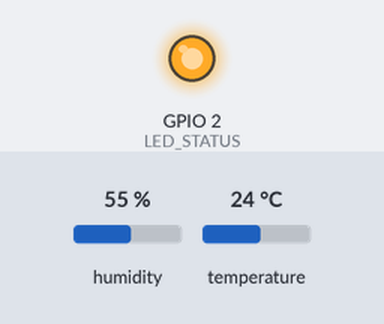
This sketch was run on a simulated ESP32. Parts: output pins drawn as LEDs (lit = HIGH). Inputs (shaded band) come from the test bench; at power-on: humidity 55 %, temperature 24 °C. WiFi joins after 1.5 s; servers stay silent unless stated; uploads are accepted with an empty reply; what the sketch prints to the serial monitor is not drawn.

Above: at 2.9 s.
3.0 s: humidity set to 88 %
At 15.32 s:
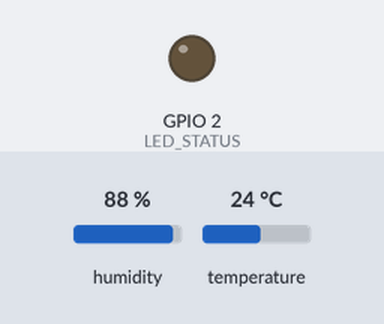
22.9 s: temperature set to 12 °C
Timing chart, 0 to 46.9 s (numbered marks = the images above; inputs shaded):
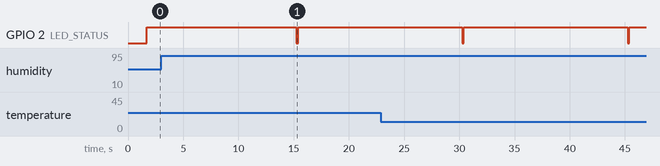

The sketch:

esp32_dht11.ino
```cpp
/*
  =========================================
  Smart Monitoring System - ESP32 + DHT11
  Kirim data ke Render.com via HTTPS POST
  =========================================
  Wiring:
    DHT11 VCC  --> 3.3V ESP32
    DHT11 GND  --> GND ESP32
    DHT11 DATA --> GPIO4 ESP32

  Library Arduino IDE yang dibutuhkan:
    1. DHT sensor library  (by Adafruit)
    2. Adafruit Unified Sensor (by Adafruit) -- dependensi DHT
    3. ArduinoJson          (by Benoit Blanchon)
    ESP32 board package sudah include WiFi, HTTPClient, WiFiClientSecure
*/

#include <WiFi.h>
#include <HTTPClient.h>
#include <WiFiClientSecure.h>   // WAJIB untuk HTTPS Render
#include <DHT.h>
#include <ArduinoJson.h>

// ===================================================
//   KONFIGURASI — EDIT BAGIAN INI SEBELUM UPLOAD
// ===================================================

// WiFi
const char* WIFI_SSID     = "NAMA_WIFI_KAMU";    // ← Ganti
const char* WIFI_PASSWORD = "PASSWORD_WIFI";      // ← Ganti

// URL Render — ganti setelah deploy berhasil
// Format: https://NAMA-PROJECT.onrender.com/api/data
const char* SERVER_URL = "https://NAMA-PROJECT.onrender.com/api/data";

// ID perangkat (boleh diganti)
const String DEVICE_ID = "ESP32-DHT11-001";

// Threshold Alert
const float TEMP_HIGH = 35.0;   // °C batas atas
const float TEMP_LOW  = 15.0;   // °C batas bawah
const float HUM_HIGH  = 80.0;   // % batas atas
const float HUM_LOW   = 20.0;   // % batas bawah

// Interval kirim data (ms). 15000 = 15 detik
// Jangan terlalu cepat agar tidak membebani Render free tier
const unsigned long SEND_INTERVAL = 15000;

// ===================================================

#define DHTPIN  4
#define DHTTYPE DHT11
DHT dht(DHTPIN, DHTTYPE);

#define LED_STATUS 2

unsigned long lastSendTime = 0;
int failCount = 0;

// ===== SETUP =====
void setup() {
  Serial.begin(115200);
  delay(200);

  pinMode(LED_STATUS, OUTPUT);
  digitalWrite(LED_STATUS, LOW);

  Serial.println("\n============================================");
  Serial.println("  Smart Monitoring System - Render Mode   ");
  Serial.println("============================================");
  Serial.println("[Target] " + String(SERVER_URL));

  dht.begin();
  Serial.println("[DHT11] Sensor aktif di GPIO " + String(DHTPIN));

  connectWiFi();
}

// ===== LOOP UTAMA =====
void loop() {
  // Reconnect WiFi jika terputus
  if (WiFi.status() != WL_CONNECTED) {
    Serial.println("[WiFi] Koneksi terputus, mencoba reconnect...");
    digitalWrite(LED_STATUS, LOW);
    connectWiFi();
    return;
  }

  unsigned long now = millis();
  if (now - lastSendTime >= SEND_INTERVAL) {
    lastSendTime = now;

    // Baca sensor dengan retry
    float temperature = NAN, humidity = NAN;
    for (int attempt = 0; attempt < 3 && (isnan(temperature) || isnan(humidity)); attempt++) {
      temperature = dht.readTemperature();
      humidity    = dht.readHumidity();
      if (isnan(temperature) || isnan(humidity)) delay(2000);
    }

    if (isnan(temperature) || isnan(humidity)) {
      Serial.println("[DHT11] ERROR: Gagal baca sensor setelah 3 percobaan!");
      Serial.println("[DHT11] Cek: wiring, pull-up resistor 10kΩ, coba GPIO lain");
      blinkLED(3, 200);
      return;
    }

    float heatIndex = dht.computeHeatIndex(temperature, humidity, false);
    String status   = determineStatus(temperature, humidity);
    String alert    = determineAlert(temperature, humidity);

    // Tampilkan di Serial Monitor
    Serial.println("\n--- Pembacaan Sensor ---");
    Serial.printf("Suhu       : %.1f C\n",  temperature);
    Serial.printf("Kelembaban : %.1f %%\n", humidity);
    Serial.printf("Heat Index : %.1f C\n",  heatIndex);
    Serial.printf("Status     : %s\n",      status.c_str());
    Serial.printf("Uptime     : %lu detik\n", millis() / 1000);
    if (alert != "none") {
      Serial.println("*** ALERT: " + alert + " ***");
    }
    Serial.println("------------------------");

    // Kirim ke Render
    sendDataToServer(temperature, humidity, heatIndex, status, alert);
  }
}

// ===== KONEKSI WiFi =====
void connectWiFi() {
  Serial.print("[WiFi] Menghubungkan ke: ");
  Serial.println(WIFI_SSID);

  WiFi.mode(WIFI_STA);
  WiFi.begin(WIFI_SSID, WIFI_PASSWORD);

  int attempts = 0;
  while (WiFi.status() != WL_CONNECTED && attempts < 40) {
    delay(500);
    Serial.print(".");
    attempts++;
    if (attempts % 20 == 0) {
      Serial.println("\n[WiFi] Mencoba ulang...");
      WiFi.disconnect();
      delay(1000);
      WiFi.begin(WIFI_SSID, WIFI_PASSWORD);
    }
  }

  if (WiFi.status() == WL_CONNECTED) {
    digitalWrite(LED_STATUS, HIGH);
    Serial.println("\n[WiFi] TERHUBUNG!");
    Serial.println("[WiFi] IP     : " + WiFi.localIP().toString());
    Serial.printf("[WiFi] RSSI   : %d dBm\n", WiFi.RSSI());
    failCount = 0;
  } else {
    Serial.println("\n[WiFi] GAGAL terhubung.");
    Serial.println("[WiFi] Pastikan SSID dan password benar.");
    Serial.println("[WiFi] Pastikan ESP32 dalam jangkauan WiFi.");
    blinkLED(5, 300);
    delay(5000); // Tunggu 5 detik sebelum retry
  }
}

// ===== KIRIM DATA KE RENDER (HTTPS) =====
void sendDataToServer(float temp, float hum, float heatIdx,
                      String status, String alert) {
  if (WiFi.status() != WL_CONNECTED) return;

  // WiFiClientSecure untuk HTTPS
  WiFiClientSecure client;
  client.setInsecure(); // Skip verifikasi SSL cert — OK untuk tugas/demo
                        // Untuk produksi: gunakan client.setCACert(cert)

  HTTPClient http;
  if (!http.begin(client, SERVER_URL)) {
    Serial.println("[HTTPS] Gagal inisialisasi koneksi");
    return;
  }

  http.addHeader("Content-Type", "application/json");
  http.setTimeout(15000); // 15 detik — Render kadang butuh waktu bangun dari sleep

  // JSON payload
  StaticJsonDocument<300> doc;
  doc["device_id"]   = DEVICE_ID;
  doc["temperature"] = round(temp    * 10) / 10.0;
  doc["humidity"]    = round(hum     * 10) / 10.0;
  doc["heat_index"]  = round(heatIdx * 10) / 10.0;
  doc["status"]      = status;
  doc["alert"]       = alert;
  doc["wifi_rssi"]   = WiFi.RSSI();
  doc["uptime"]      = (unsigned long)(millis() / 1000);

  String jsonBody;
  serializeJson(doc, jsonBody);
  Serial.println("[Payload] " + jsonBody);

  Serial.print("[HTTPS] Mengirim ke Render... ");
  int httpCode = http.POST(jsonBody);

  if (httpCode > 0) {
    if (httpCode == 200 || httpCode == 201) {
      Serial.printf("SUKSES (HTTP %d)\n", httpCode);
      Serial.println("[Response] " + http.getString());
      blinkLED(1, 150);
      failCount = 0;
    } else {
      Serial.printf("SERVER ERROR: HTTP %d\n", httpCode);
      Serial.println("[Response] " + http.getString());
      failCount++;
    }
  } else {
    // httpCode negatif = koneksi gagal sebelum sampai server
    Serial.printf("KONEKSI GAGAL: %s\n", http.errorToString(httpCode).c_str());
    Serial.println("[Hint] Kemungkinan server Render sedang sleep (~30 detik)");
    Serial.println("[Hint] Coba lagi sebentar, atau cek URL di Serial");
    failCount++;
    blinkLED(2, 300);
  }

  // Jika gagal 5x berturut-turut, coba reconnect WiFi
  if (failCount >= 5) {
    Serial.println("[WiFi] Terlalu banyak gagal, reconnect WiFi...");
    WiFi.disconnect();
    delay(2000);
    connectWiFi();
    failCount = 0;
  }

  http.end();
}

// ===== TENTUKAN STATUS =====
String determineStatus(float temp, float hum) {
  if (temp >= TEMP_HIGH || temp <= TEMP_LOW) return "warning";
  if (hum  >= HUM_HIGH  || hum  <= HUM_LOW)  return "warning";
  if (temp > 30.0 || hum > 70.0)             return "caution";
  return "normal";
}

// ===== TENTUKAN ALERT =====
String determineAlert(float temp, float hum) {
  if (temp >= TEMP_HIGH) return "Suhu terlalu tinggi: " + String(temp, 1) + "C";
  if (temp <= TEMP_LOW)  return "Suhu terlalu rendah: " + String(temp, 1) + "C";
  if (hum  >= HUM_HIGH)  return "Kelembaban terlalu tinggi: " + String(hum, 1) + "%";
  if (hum  <= HUM_LOW)   return "Kelembaban terlalu rendah: " + String(hum, 1) + "%";
  return "none";
}

// ===== BLINK LED =====
void blinkLED(int times, int delayMs) {
  for (int i = 0; i < times; i++) {
    digitalWrite(LED_STATUS, LOW);
    delay(delayMs);
    digitalWrite(LED_STATUS, HIGH);
    delay(delayMs);
  }
}
```

Measured:
- by itself, GPIO 2 (LED_STATUS): alternates HIGH for 14.9 s and LOW for 0.15 s
